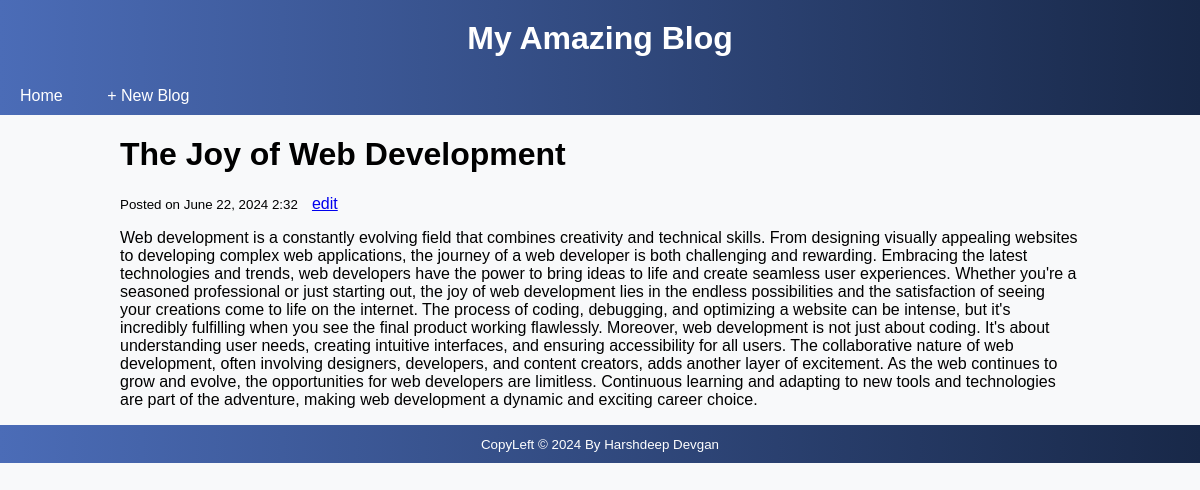
The app's page /show.php?id=7 with its own data.
### tables this page shows
CREATE TABLE `blog` (
  `id` int(11) NOT NULL,
  `title` varchar(100) NOT NULL,
  `date_posted` timestamp NOT NULL DEFAULT current_timestamp(),
  `content` varchar(5000) NOT NULL
);

### show.php (the view, shortened to what this page needs)
<?php
require('connect.php');
if (isset($_GET['id'])) {
    $id = filter_input(INPUT_GET, 'id', FILTER_SANITIZE_NUMBER_INT);
    $query = "SELECT * FROM blog WHERE id = :id";
    $statement = $db->prepare($query);
    $statement->bindValue(':id', $id, PDO::PARAM_INT);
    $statement->execute();
    $blog = $statement->fetch();
} else {
    $id = false;
}
?>
<!DOCTYPE html>
<html lang="en">
<head>
    <link rel="stylesheet" href="main.css">
</head>
<body>
    <header class="my-header">
        <div class="text-area">
            <h1>My Amazing Blog</h1>
        </div>
    </header>
    <?php include('nav.php'); ?>
    <main class="recent-container">
        <?php if ($id) : ?>
            <h1 class="title-blog"><?= $blog['title'] ?></h1>
            <small class="blog-date">Posted on <time datetime="<?= $blog['date_posted'] ?>">
                    <?= date_format(date_create($blog['date_posted']), 'F j, Y G:i') ?><time>
            </small>
            <a href="edit.php?id=<?= $blog['id'] ?>" class="blog-postedit">edit</a>
            <p class="blog-content">
                <?= $blog['content'] ?>
            </p>
        <?php else : ?>
            <p>No blog selected. <a href="?id=1"> Try this link... </a>.</p>
        <?php endif ?>
    </main>
    <?php include('footer.php'); ?>
</body>
</html>

### main.css (style rules this page uses)
body { font-family: Arial, sans-serif; margin: 0; padding: 0; background-color: #f8f9fa; }
.recent-container { width: 80%; margin: 0 auto; }
.my-header { background: linear-gradient(to right, #4b6cb7, #182848); color: #ffffff; text-align: center; padding: 20px 0; }
.my-header h1 { margin: 0; }

### records on screen
blog: title "The Joy of Web Development", date_posted "June 22, 2024 2:32", content "Web development is a constantly evolving field that combines creativity and technical skills. From designing visually appealing websites to developing complex web applications, the journey of a web developer is both challenging and rewarding. Embracing the latest technologies and trends, web developers have the power to bring ideas to life and create seamless user experiences. Whether you're a seasoned professional or just starting out, the joy of web development lies in the endless possibilities and the satisfaction of seeing your creations come to life on the internet. The process of coding, debugging, and optimizing a website can be intense, but it's incredibly fulfilling when you see…"
